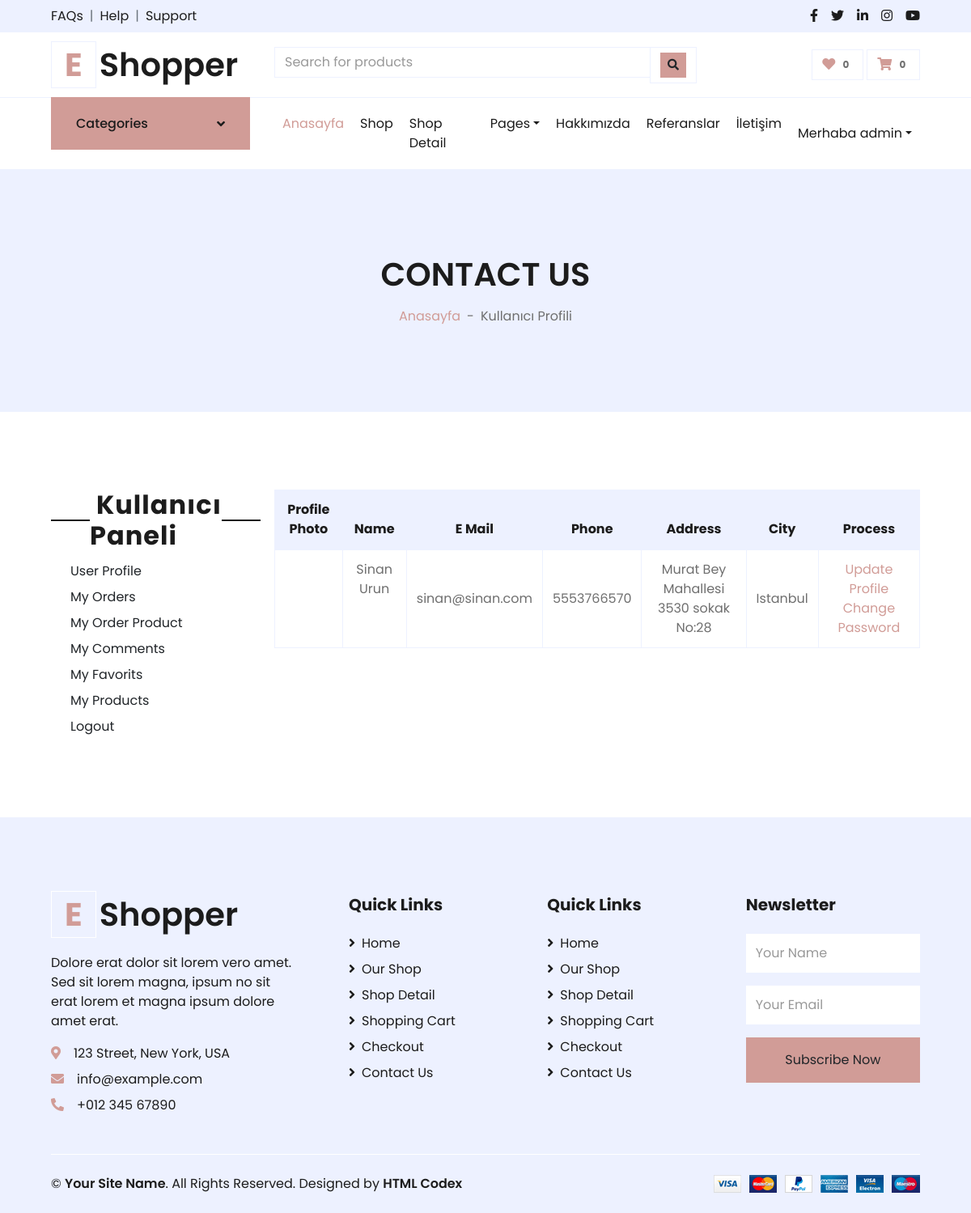
The app's page /user/ (signed in), older data.
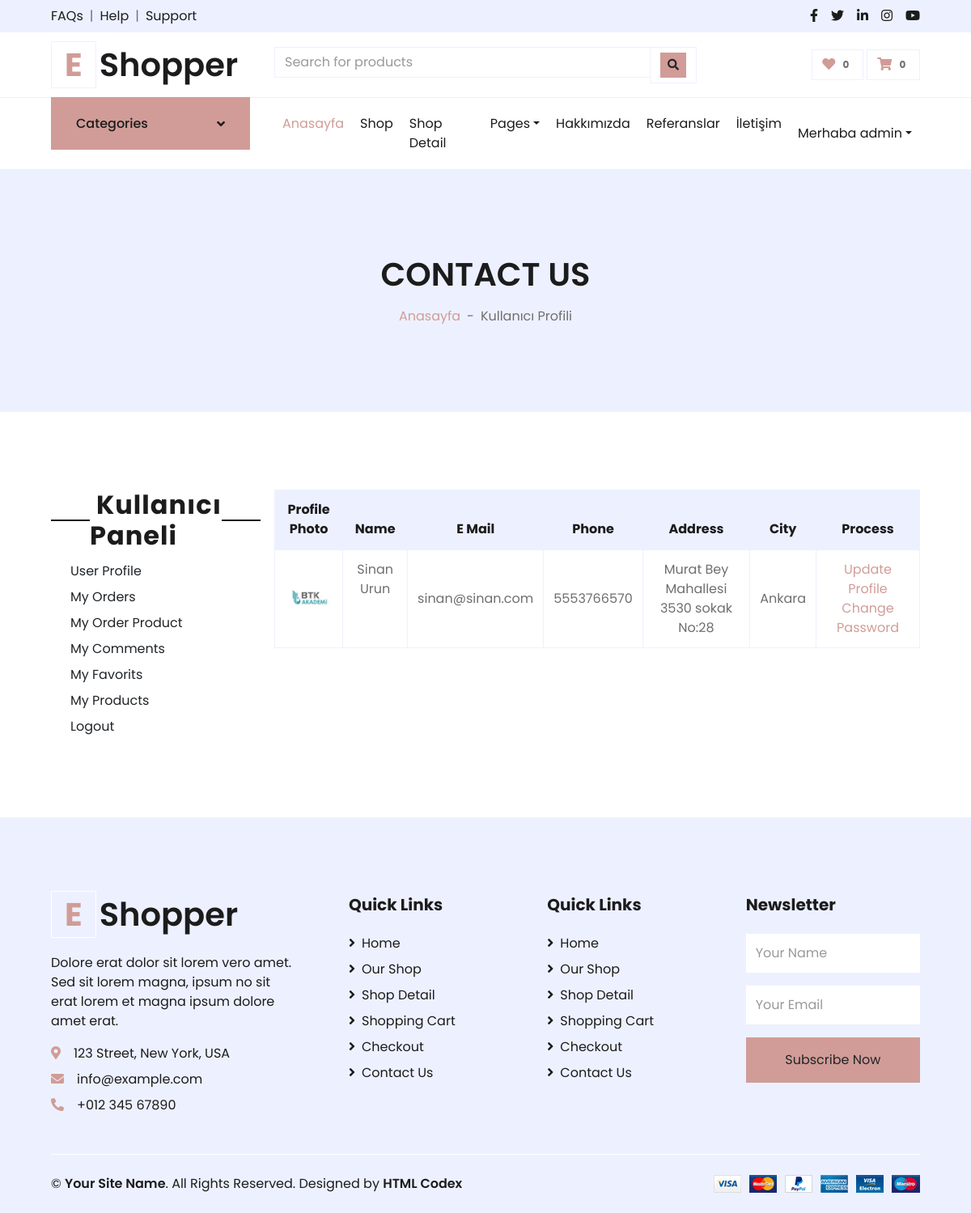
The same page, newer data.
### home/models.py (models this page shows, shortened)
class UserProfile(models.Model):
    user = models.OneToOneField(User, on_delete=models.CASCADE)
    phone = models.CharField(blank=True, max_length=20)
    address = models.CharField(blank=True, max_length=150)
    city = models.CharField(blank=True, max_length=20)
    country = models.CharField(blank=True, max_length=50)
    image = models.ImageField(blank=True, upload_to='images/users/')
    def image_tag(self):
        return mark_safe('<img src="{}" height="50"/>'.format(self.image.url))
    image_tag.short_description = 'Image'

### user/views.py (the view)
# urls.py: path("", views.index, name="index"),
def index(request):
    category = Category.objects.all()
    setting = Setting.objects.get(pk=1)
    profile = UserProfile.objects.get(user_id = request.user.pk)
    context = {'setting': setting,
               'category': category,
               'profile': profile}
    return render(request, 'user_profile.html', context)

### user/templates/user_profile.html (shortened to what this page needs)
{% extends 'homebase.html' %}
{% block sidebar %} {% include 'sidebar.html' %}  {% endblock %}
{% block body %}
    <div class="container-fluid bg-secondary mb-5">
        <div class="d-flex flex-column align-items-center justify-content-center" style="min-height: 300px">
            <h1 class="font-weight-semi-bold text-uppercase mb-3">Contact Us</h1>
            <div class="d-inline-flex">
                <p class="m-0"><a href="/">Anasayfa</a></p>
                <p class="m-0 px-2">-</p>
                <p class="m-0">Kullanıcı Profili</p>
            </div>
        </div>
    </div>
    <div class="container-fluid pt-5">
        <div class="row px-xl-5">
            {% include 'user_panel.html' %}
                       <div class="col-lg-9 table-responsive mb-5">
                <table class="table table-bordered text-center mb-0">
                    <thead class="bg-secondary text-dark">
                        <tr>
                            <th>Profile Photo  </th>
                            <th>Name</th>
                            <th>E Mail</th>
                            <th>Phone</th>
                            <th>Address</th>
                              <th>City</th>
                              <th>Process</th>
                        </tr>
                    </thead>
                    <tbody class="align-middle">
                        <tr>
                            <td class="align-middle"><img src="{{  profile.image.url }}" alt="" style="width: 50px;"></td>
                            <td>    {{ profile.user.get_full_name }}</td>
                            <td class="align-middle">{{ profile.user.email}}</td>
                            <td class="align-middle">
                                {{ profile.phone}}
                            </td>
                            <td class="align-middle"> {{ profile.address}}</td>
                            <td class="align-middle"> {{ profile.city}}</td>
                            <td class="align-middle">
                                <a href="/user/update" class="primary-btn">Update Profile</a>
                                <a href="/user/password" class="primary-btn">Change Password</a>
                            </td>
                        </tr>
                    </tbody>
                </table>
            </div>
        </div>
    </div>
 {% endblock %}

Row changes from the older to the newer data that the page shows:
changed UserProfile "Murat Bey Mahallesi 3530 sokak No:28": image: picture added; city "Istanbul" → "Ankara"
